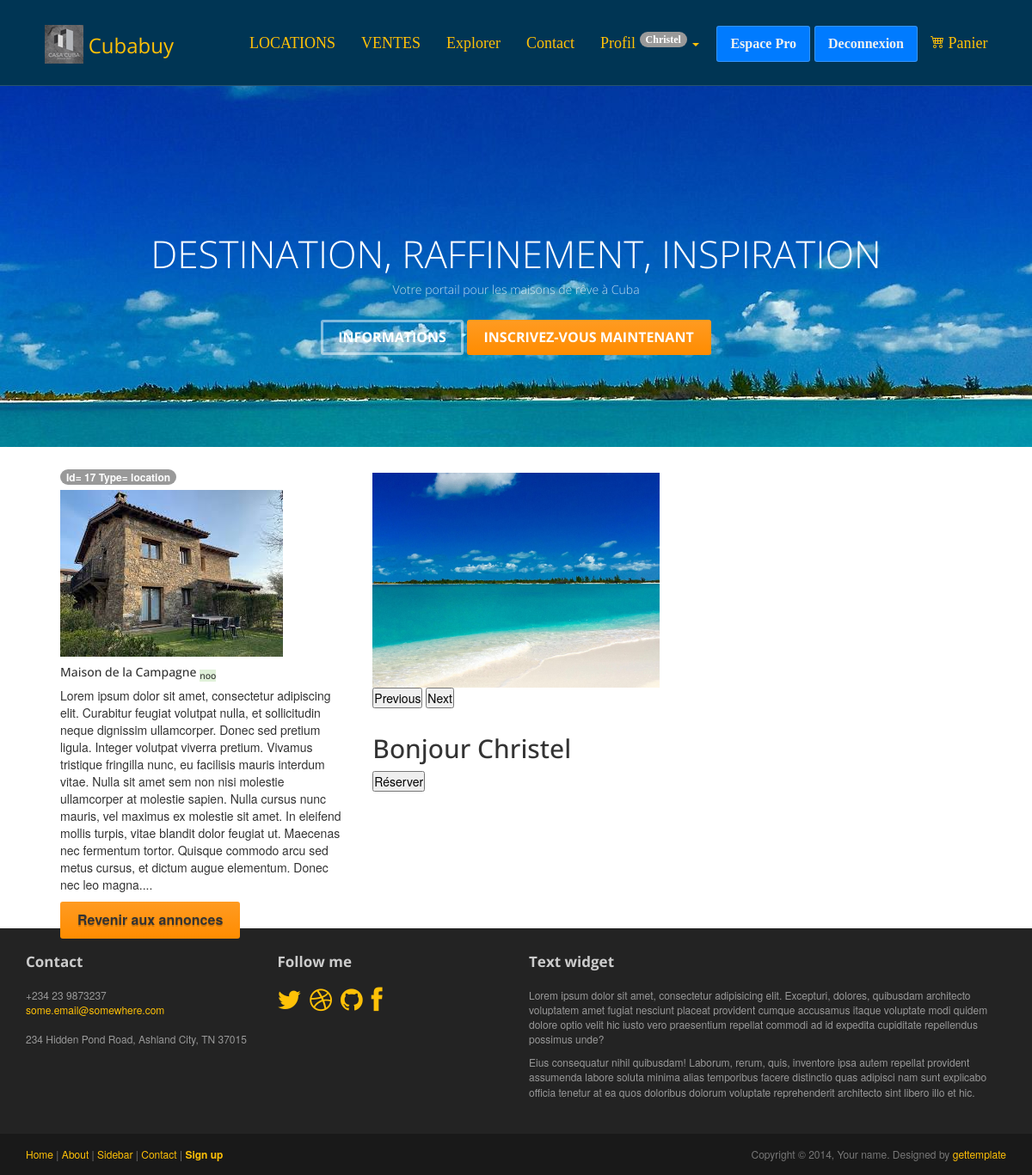
/showAnnonce.php?annonce=17 (signed in), run on the app's committed database.
### tables this page shows
CREATE TABLE `advert` (
  `id_advert` int NOT NULL,
  `photo` varchar(255) DEFAULT NULL,
  `title` varchar(100) NOT NULL,
  `description` text NOT NULL,
  `postal_code` varchar(50) NOT NULL,
  `city` varchar(50) NOT NULL,
  `type` enum('achat','location') NOT NULL,
  `price` float NOT NULL,
  `reservation_message` text,
  `is_reserved` tinyint(1) DEFAULT '0',
  `id_advert_image` int DEFAULT NULL
);

### inc/funtions.inc.php (called while the page is built, shortened)
<?php
function connexionBdd()
{
    $dsn = "mysql:host=" . DBHOST . ";dbname=" . DBNAME . ";charset=utf8";
    try {
        $pdo = new PDO($dsn, DBUSER, DBPASS);
        $pdo->setAttribute(PDO::ATTR_ERRMODE, PDO::ERRMODE_EXCEPTION);
        $pdo->setAttribute(PDO::ATTR_DEFAULT_FETCH_MODE, PDO::FETCH_ASSOC);
    } catch (PDOException $e) {
        die($e->getMessage());
    }
    return $pdo;
}
function showAnonnce($id_advert)
{
    $pdo = connexionBdd();
    $sql = $pdo->prepare("SELECT * FROM advert WHERE id_advert = :id_advert");
    $sql->bindParam(':id_advert', $id_advert);
    $sql->execute();
    $annoce = $sql->fetch();
    return $annoce;
}
function showReservations($id_utilisateur )
{
    $pdo = connexionBdd();
    $sql = $pdo->prepare("SELECT * FROM reservations WHERE id_utilisateur  = :id_utilisateur ");
    $sql->bindParam(':id_utilisateur', $id_utilisateur, PDO::PARAM_INT);
    $sql->execute();
    $reservation = $sql->fetchAll();
    return $reservation;
}

### showAnnonce.php (the view, shortened to what this page needs)
<?php
require_once "inc/header.inc.php";
$id_advert = $_GET['annonce'];
$annonce = showAnonnce($id_advert);
$reservations = showReservations($_SESSION['user']['id_user']);
foreach ($reservations as $reservation) {
    $id_annonce = $reservation['id_annonce'];
}
?>
<main class="maincontent">
    <section class=" margin-content ">
        <div class="row d-flex justify-content-center m-auto">
            <div class="col-lg-4 col-md-6 col-sm-12 mb-4">
                <div class="card">
                    <div> <sup class="badge rounded-pill text-bg-danger ms-1 fs-16"><?= 'Id= ' .  $annonce['id_advert'] . "  "  . 'Type= ' . $annonce['type'] ?></sup></div>
                    <img src="<?= RACINE_SITE . "assets/img/" . $annonce['photo'] ?>" class="card-img-top" alt="image de <?= $annonce['title']  ?>">
                    <div class="card-body">
                        <?php
                        if ($annonce['id_advert'] == $id_annonce) {
                            echo "<h5 class='card-title'>" . $annonce['title'] . " <sub class='bg-danger text-white rounded px-1'>Réservé par vous le $date_reservation</sub></h5>";
                        } else {
                            echo "<h5 class='card-title'>" . $annonce['title'] . "<sub class='bg-success text-white rounded px-1'>noo</sub></h5>";
                        }
                        ?>
                        <p class="card-text"><?= $annonce['description'] ?>...</p>
                        <div class="buttons">
                            <a href="<?= RACINE_SITE ?>explorer.php?annonce=<?= $annonce['id_advert'] ?>" class="btn btn-primary">Revenir aux annonces</a> <?php if ($_SESSION['user']['role'] == 'ROLE_ADMIN') {     ?>
                                <a href="<?= RACINE_SITE ?>admin/dashboard.php?gestionMaisons_php" class="btn btn-primary">Revenir aux gestionaire maison -ADMIN</a>
                            <?php
                                                                                                                                                            }
                            ?>
                        </div>
                    </div>
                </div>
            </div>
            <div class="col-lg-4 col-md-6 col-sm-12 mb-4 form-group">
            <div id="carouselExampleRide" class="carousel slide" data-bs-ride="true">
  <div class="carousel-inner">
    <div class="carousel-item active">
      <img src="assets/images/bg_header.jpg" class="d-block w-100" alt="...">
    </div>
  </div>
  <button class="carousel-control-prev" type="button" data-bs-target="#carouselExampleRide" data-bs-slide="prev">
    <span class="visually-hidden">Previous</span>
  </button>
  <button class="carousel-control-next" type="button" data-bs-target="#carouselExampleRide" data-bs-slide="next">
    <span class="visually-hidden">Next</span>
  </button>
</div>
                <div class="buttons  ">
                    <?php
                    if (isset($_SESSION['user'])) {
                    ?>
                        <form method="POST" action="<?= ($annonce['type'] == 'location') ? 'reservation_traitement.php' : 'panier.php' ?>?annonce=<?= $annonce['id_advert'] ?>">
                            <?php if ($_SESSION['user']['role'] == 'ROLE_ADMIN') {     ?>
                                <input type="hidden" name="id_advert" value="<?= $annonce['id_advert'] ?>">
                                <input type="submit" name="action" value="Réserver" class="btn ">
                        </form>
                        <form method="POST">
                            <input type="hidden" name="id_advert" value="<?= $annonce['id_advert'] ?>">
                            <input type="hidden" name="action" value="cancel">
                            <input type="submit" value="Annuler" class="btn btn-secondary">
                        </form>
                        <form method="POST">
                            <input type="hidden" name="id_advert" value="<?= $annonce['id_advert'] ?>">
                            <input type="hidden" name="action" value="delete">
                            <input type="submit" value="Supprimer" class="btn "><?= displaySupTag($_SESSION['user']['role'], $_SESSION['user']) ?>
                        </form>
                        <form method="post" enctype="multipart/form-data">
                            <input type="file" name="image">
                            <button type="submit">Ajouter image</button>
                        </form>
                </div>
            <?php
                            } else {
            ?>
                <h2>Bonjour <?php echo $_SESSION['user']['firstName'] ?></h2>
                <form method="POST" action="reservation_traitement.php">
                    <input type="submit" name="action" value="Réserver">
                </form>
        <?php
                            }
                        } else {
                            echo "<p class=' '>Pour réserver, veuillez vous <a href='" . RACINE_SITE . "authentification.php'>connecter</a> ou <a href='" . RACINE_SITE . "inscription.php'>inscrire</a>.</p>";
                        }
        ?>
            </div>
        </div>
        </div>
    </section>
</main>
<?php
require_once "inc/footer.inc.php";
?>
</body>
</html>

### assets/css/main.css (style rules this page uses)
h1, h2, h3, h4, h5, h6 { font-family: "Open sans", Helvetica, Arial; }
h1, .h1, h2, .h2, h3, .h3 { margin-top: 30px; }
img { max-width: 100%; }
.maincontent { height: 70vh; }

### assets/css/style.css (style rules this page uses)
* { margin: 0; padding: 0; box-sizing: border-box; }
:root { --bleu: #007BFF; --vert: #28B463; --jaune: #FFC107; --rouge: #893636; --fond-g-bleu: linear-gradient(89.5deg, rgba(131, 204, 255, 1) 0.4%, rgba(66, 144, 251, 1) 100.3%); --fond-g-rouge: linear-gradient(25deg, #d64c7f, #ee4758 50%); }
a { text-decoration: none; color: var(--jaune) !important; }
.btn { background-color: var(--bleu); color: var(--blanc) !important; border: none; padding: 10px 20px; font-size: 16px; cursor: pointer; }
.margin-content { margin-right: 70px; margin-left: 70px; }
:root { --width: min(90vw, 800px); --offest: 0 -0.75rem; }
a { text-decoration: none; color: white; }
.buttons { display: flex; gap: 10px; }

### data on the page
advert: id_advert "17", type "location", photo (picture), title "Maison de la Campagne", description "Lorem ipsum dolor sit amet, consectetur adipiscing elit. Curabitur feugiat volutpat nulla, et sollicitudin neque dignissim ullamcorper. Donec sed pretium ligula. Integer volutpat viverra pretium. Vivamus tristique fringilla nunc, eu facilisis mauris interdum vitae. Nulla sit amet sem non nisi molestie ullamcorper at molestie sapien. Nulla cursus nunc mauris, vel maximus ex molestie sit amet. In eleifend mollis turpis, vitae blandit dolor feugiat ut. Maecenas nec fermentum tortor. Quisque commodo arcu sed metus cursus, et dictum augue elementum. Donec nec leo magna."

### other printed values
$_SESSION['user']['firstName'] "Christel"
